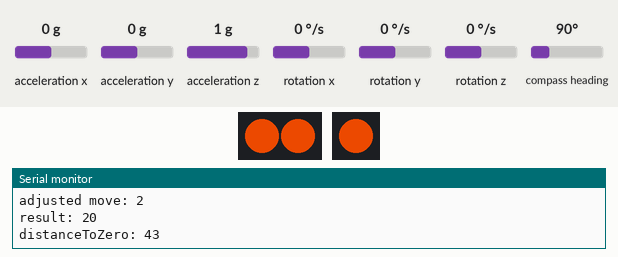
This sketch was run on a simulated Arduino Uno, built with avr-gcc and run on an emulated ATmega328P. On the bench: 2 RGB LEDs in strip order, left to right, 1 RGB LEDs in strip order, left to right, the last lines printed to the serial monitor. The inputs (shaded band) are chosen by the test bench; at power-on: compass heading 90°, acceleration x 0 g, acceleration y 0 g, acceleration z 1 g, rotation x 0 °/s, rotation y 0 °/s, rotation z 0 °/s. Dim RGB values are drawn brighter than linear.

Above: at 1.2 s.
1.3 s: compass heading set to 7°
4.3 s: compass heading set to 90°
At 6.12 s:
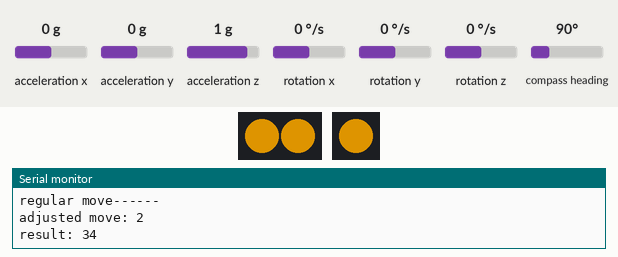
7.3 s: compass heading set to 81°
At 8.4 s:
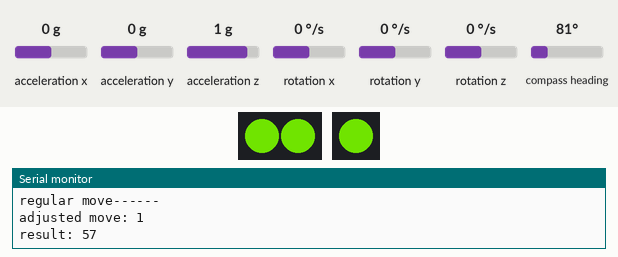
9.0 s: compass heading set to 269°
At 14.68 s:
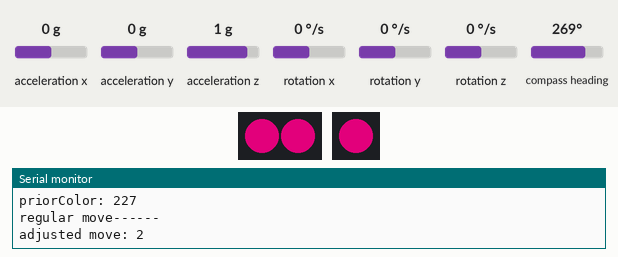
15.0 s: compass heading set to 180°
At 21.2 s:
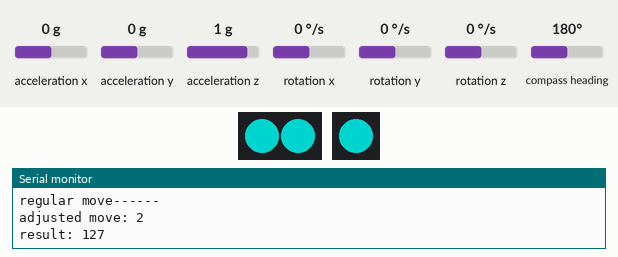
Timing chart, 0 to 22.7 s (numbered marks = the images above; inputs shaded):
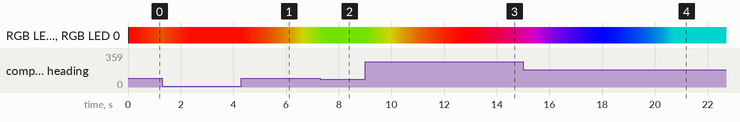

Measured:
- after the input at 4.3 s, RGB LED 0, RGB LED 1, RGB LED 0: RGB(243, 12, 0) → RGB(237, 18, 0) after 0.08 s, → RGB(231, 24, 0) 0.12 s later, → RGB(225, 30, 0) 0.12 s later, → RGB(219, 36, 0) 0.12 s later, … (25 changes in this stretch)
- after the input at 9.0 s, RGB LED 0, RGB LED 1, RGB LED 0: RGB(84, 171, 0) → RGB(90, 165, 0) after 0.07 s, → RGB(96, 159, 0) 0.13 s later, → RGB(102, 153, 0) 0.13 s later, → RGB(108, 147, 0) 0.13 s later, … (47 changes in this stretch)

The sketch:

orientation_color_3.ino
```cpp
#include <Wire.h>
#include <LSM303.h>
#include <Adafruit_NeoPixel.h>

LSM303 compass;

#define PIN 6

Adafruit_NeoPixel internal = Adafruit_NeoPixel(1, 8, NEO_GRB + NEO_KHZ800);
Adafruit_NeoPixel strip = Adafruit_NeoPixel(2, PIN, NEO_GRB + NEO_KHZ800);

byte priorColor;

void setup() {
  Serial.begin(9600);
  Wire.begin();
  compass.init();
  compass.enableDefault();

  /*
  Calibration values; the default values of +/-32767 for each axis
  lead to an assumed magnetometer bias of 0. Use the Calibrate example
  program to determine appropriate values for your particular unit.
  */
  compass.m_min = (LSM303::vector<int16_t>){  -573,   -879,   -638};
  compass.m_max = (LSM303::vector<int16_t>){  +542,   +321,   +290};


  strip.begin();
  strip.show();
  internal.begin();
  internal.show();
}

void loop() {
  compass.read();

  /*
  When given no arguments, the heading() function returns the angular
  difference in the horizontal plane between a default vector and
  north, in degrees.

  The default vector is chosen by the library to point along the
  surface of the PCB, in the direction of the top of the text on the
  silkscreen. This is the +X axis on the Pololu LSM303D carrier and
  the -Y axis on the Pololu LSM303DLHC, LSM303DLM, and LSM303DLH
  carriers.

  To use a different vector as a reference, use the version of heading()
  that takes a vector argument; for example, use

    compass.heading((LSM303::vector<int>){0, 0, 1});

  to use the +Z axis as a reference.
  */
  byte move, distanceToZero, distanceTo255, resultColor;
  float heading = compass.heading();
  byte newColor = toByte(heading);
  byte MOVE_LIMIT = 2;

  if (newColor != priorColor) {
    if (priorColor > newColor) {
      distanceToZero = priorColor - newColor;
      distanceTo255 = newColor + (255 - priorColor);
    } else {
      distanceToZero = newColor - priorColor;
      distanceTo255 = priorColor + (255 - newColor);
    }

    Serial.print("distanceToZero: "); Serial.print(distanceToZero); Serial.print("\n");
    Serial.print("distanceTo255: "); Serial.print(distanceTo255); Serial.print("\n");
    Serial.print("newColor: "); Serial.print(newColor); Serial.print("\n");
    Serial.print("priorColor: "); Serial.print(priorColor); Serial.print("\n");

    if (distanceToZero <= distanceTo255) {
      Serial.print("regular move------ "); Serial.print("\n");
      move = distanceToZero;
      if (move > MOVE_LIMIT) {
        move = MOVE_LIMIT;
      }
      if (priorColor > newColor) {
        resultColor = priorColor - move;
      } else {
        resultColor = priorColor + move;
      }
    } else {
      move = distanceTo255;
      Serial.print("go around the top move------ "); Serial.print("\n");
      if (move > MOVE_LIMIT) {
        move = MOVE_LIMIT;
      }
      if (priorColor < newColor) {
        resultColor = priorColor - move;
      } else {
        resultColor = priorColor + move;
      }
    }
    Serial.print("adjusted move: "); Serial.print(move); Serial.print("\n");
    Serial.print("result: "); Serial.print(resultColor); Serial.print("\n\n\n");
    uint32_t adjustedColor = Wheel(resultColor);
    internal.setPixelColor(0, adjustedColor);
    internal.show();
    strip.setPixelColor(0, adjustedColor);
    strip.setPixelColor(1, adjustedColor);
    strip.show();
    priorColor = resultColor;
  }

  delay(50);
}

byte toByte(float heading) {
  float rat = (heading / 360) * 255;
  return uint16_t(rat) & 255;
}

// Input a value 0 to 255 to get a color value.
// The colours are a transition r - g - b - back to r.
uint32_t Wheel(byte WheelPos) {
  WheelPos = 255 - WheelPos;
  if(WheelPos < 85) {
   return internal.Color(255 - WheelPos * 3, 0, WheelPos * 3);
  } else if(WheelPos < 170) {
    WheelPos -= 85;
   return internal.Color(0, WheelPos * 3, 255 - WheelPos * 3);
  } else {
   WheelPos -= 170;
   return internal.Color(WheelPos * 3, 255 - WheelPos * 3, 0);
  }
}
```
